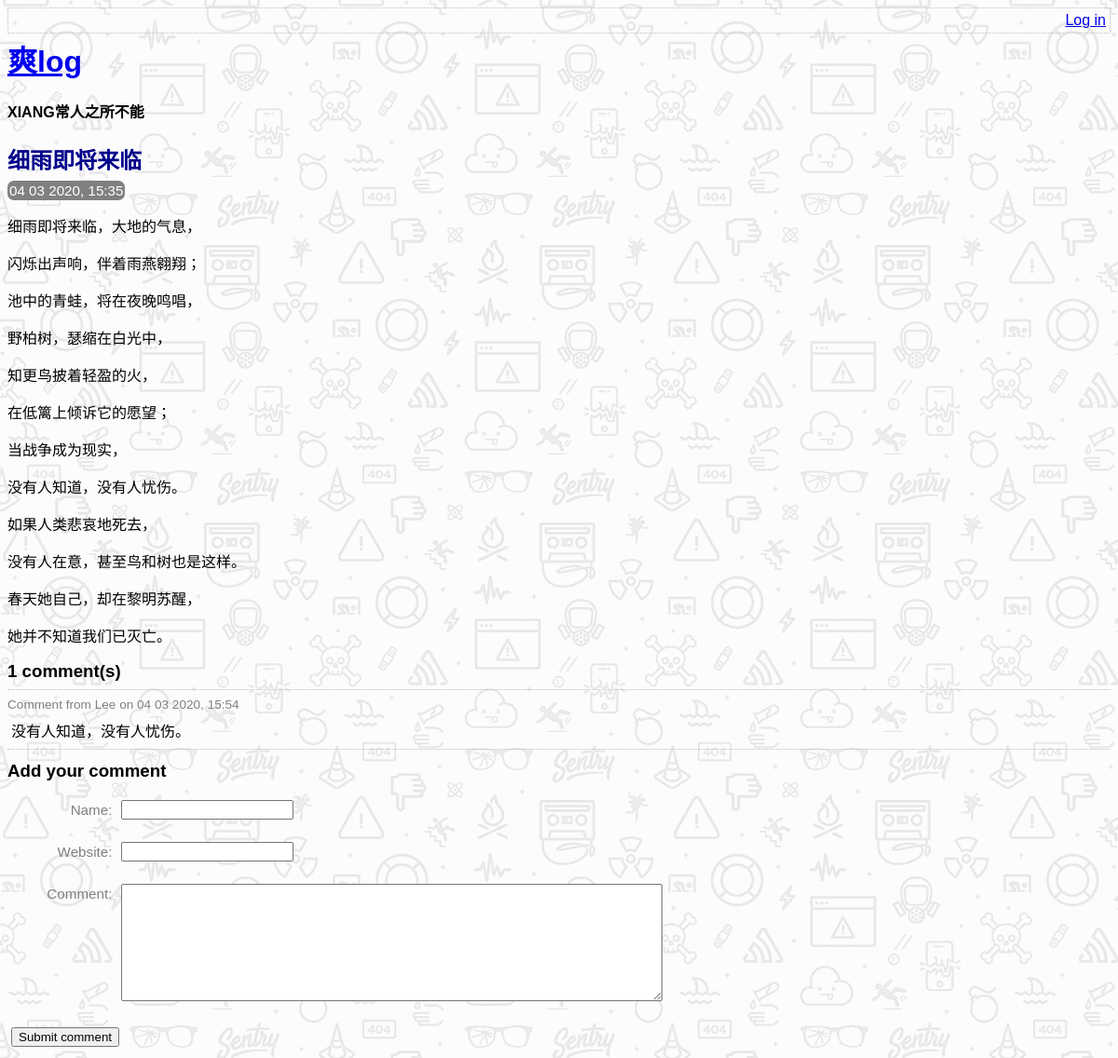
The page /view_post.php?post_id=4 on the database its author committed.
### tables this page shows
CREATE TABLE post (
    id INTEGER PRIMARY KEY AUTOINCREMENT NOT NULL,
    title VARCHAR NOT NULL,
    body VARCHAR NOT NULL,
    user_id INTEGER NOT NULL,
    created_at VARCHAR NOT NULL,
    updated_at VARCHAR,
    FOREIGN KEY (user_id) REFERENCES user(id)
);

CREATE TABLE comment (
    id INTEGER PRIMARY KEY AUTOINCREMENT NOT NULL,
    post_id INTEGER NOT NULL,
    created_at VARCHAR NOT NULL,
    name VARCHAR NOT NULL,
    website VARCHAR,
    text VARCHAR NOT NULL,
    FOREIGN KEY (post_id) REFERENCES post(id)
);

### lib/view_post.php (called while the page is built, shortened)
<?php
function getPostRow(PDO $pdo, $post_id)
{
    $stmt = $pdo->prepare('SELECT title, created_at, body FROM post WHERE id = :id');
    $result = $stmt->execute(array('id' => $post_id,));
    $row = $stmt->fetch(PDO::FETCH_ASSOC);
    return $row;
}

### view_post.php (the view, shortened to what this page needs)
<?php
require_once 'lib/common.php';
require_once 'lib/view_post.php';
if (isset($_GET['post_id'])) {
    $post_id = $_GET['post_id'];
} else {
    $post_id = 0;
}
$pdo = getPDO();
$row = getPostRow($pdo, $post_id);
?>
<!DOCTYPE html>
<html>
    <head>
        <?php require 'templates/head.php' ?>
    </head>
    <body>
        <?php require 'templates/title.php' ?>
        <div class="post">
            <h2>
                <?php echo htmlEscape($row['title']) ?>
            </h2>
            <div class="date">
                <?php echo convertSqlDate($row['created_at']) ?>
            </div>
            <?php
            echo convertNewlinesToParagraphs($row['body']) ?>
        </div>
        <div class="comment-list">
            <h3><?php echo countCommentsForPost($pdo, $post_id) ?> comment(s)</h3>
            <?php foreach (getCommentsForPost($pdo, $post_id) as $comment) : ?>
                <div class="comment">
                    <div class="comment-meta">
                        Comment from
                        <?php echo htmlEscape($comment['name']) ?>
                        on
                        <?php echo convertSqlDate($comment['created_at']) ?>
                    </div>
                    <div class="comment-body">
                        <?php echo convertNewlinesToParagraphs($comment['text']) ?>
                    </div>
                </div>
            <?php endforeach ?>
        </div>
        <?php require 'templates/comment_form.php' ?>
    </body>
</html>

### lib/common.php (shortened to what this page needs)
<?php
function htmlEscape($html)
{
    return htmlspecialchars($html, ENT_HTML5, 'UTF-8');
}
function convertSqlDate($sqlDate)
{
    $date = DateTime::createFromFormat('Y-m-d H:i:s', $sqlDate);
    return $date->format('d m Y, H:i');
}
function convertNewlinesToParagraphs($text)
{
    $escaped = htmlEscape($text);
    return '<p>' . str_replace("\n", "</p><p>", $escaped . "</p>");
}
function countCommentsForPost(PDO $pdo, $post_id)
{
    $sql = "SELECT COUNT(*) c FROM comment WHERE post_id = :post_id";
    $stmt = $pdo->prepare($sql);
    $stmt->execute(array('post_id' => $post_id,));
    return (int)$stmt->fetchColumn();
}
function getCommentsForPost(PDO $pdo, $post_id)
{
    $sql = "SELECT id, name, text, created_at, website FROM comment WHERE post_id = :post_id";
    $stmt = $pdo->prepare($sql);
    $stmt->execute(array('post_id' => $post_id,));
    return $stmt->fetchAll((PDO::FETCH_ASSOC));
}

### assets/main.css (style rules this page uses)
h1, h2, h3 { margin-top: 0; margin-bottom: 8px; }
body { font-family: sans-serif; background: url("background[1].png"); }
.post-synopsis h2, .post h2 { color: darkblue; }
.post .date, .post-synopsis .meta { color: white; background-color: grey; border-radius: 7px; padding: 2px; display: inline; font-size: 0.95em; }
.comment .comment-meta { font-size: 0.85em; color: grey; border-top: 1px dotted silver; padding-top: 8px; }
.comment-body p { margin: 8px 4px; }
.comment-list { border-bottom: 1px dotted silver; margin-bottom: 12px; }

### rows shown on the page
post: title "细雨即将来临", created_at "04 03 2020, 15:35", body "细雨即将来临，大地的气息， 闪烁出声响，伴着雨燕翱翔； 池中的青蛙，将在夜晚鸣唱， 野柏树，瑟缩在白光中， 知更鸟披着轻盈的火， 在低篱上倾诉它的愿望； 当战争成为现实， 没有人知道，没有人忧伤。 如果人类悲哀地死去， 没有人在意，甚至鸟和树也是这样。 春天她自己，却在黎明苏醒， 她并不知道我们已灭亡。"
comment: name "Lee", created_at "04 03 2020, 15:54", text "没有人知道，没有人忧伤。"

### other values the page prints
countCommentsForPost($pdo, $post_id) "1"
